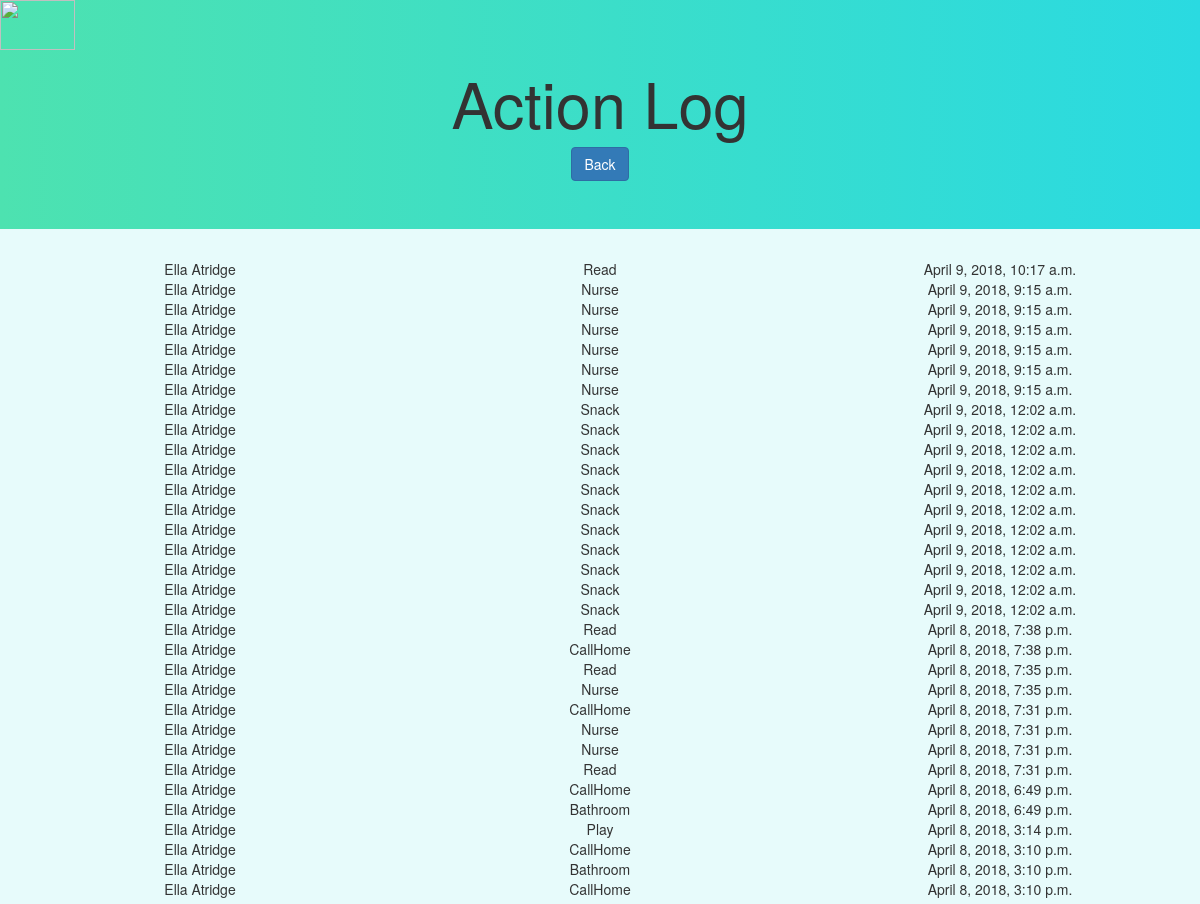
Page /actions/ (signed in, upper part) on the earlier database version.
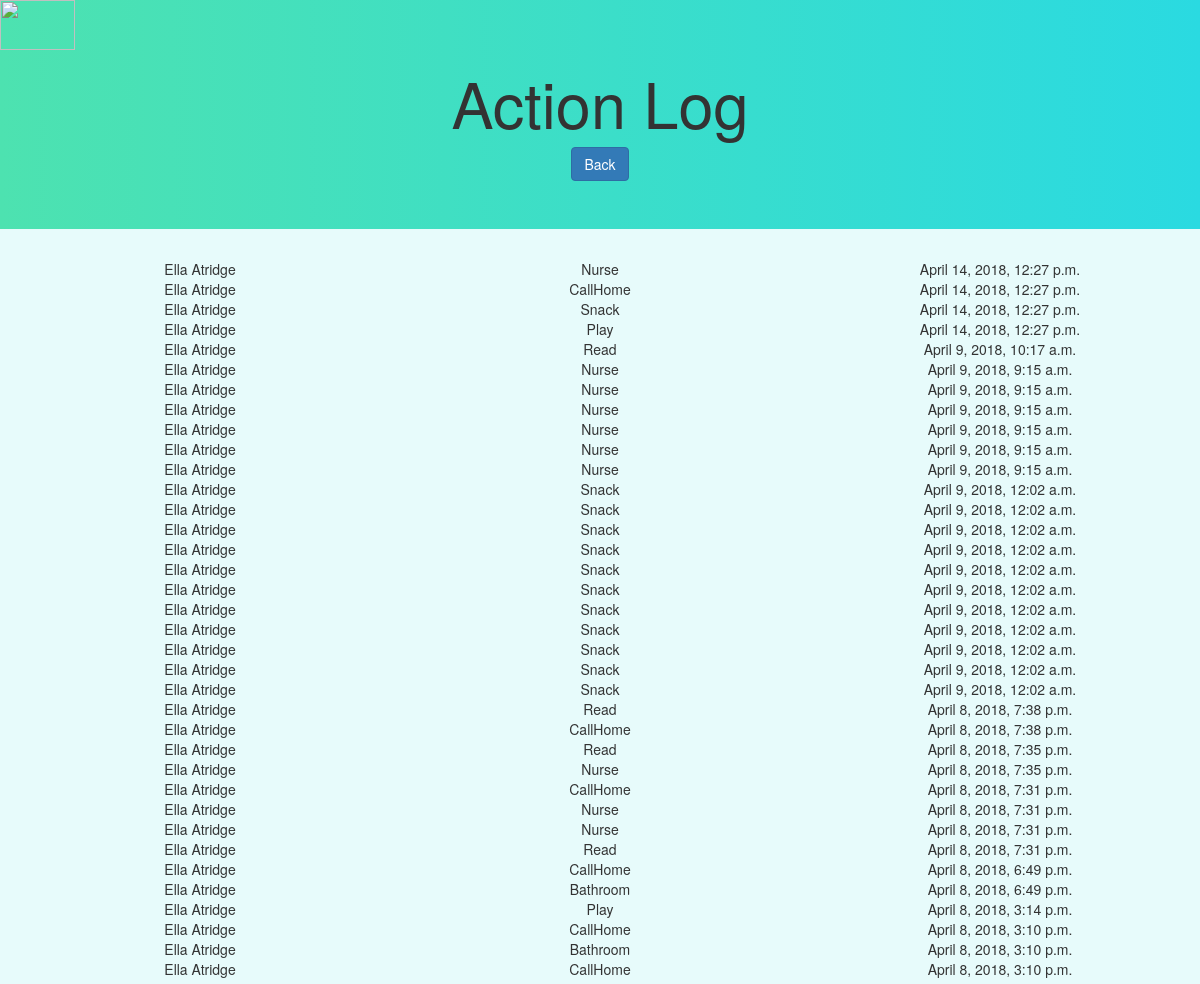
Same page on the later database version.
### webApp/models.py (models this page shows, shortened)
class Action(models.Model):
    ACTION_CHOICES = [('S', 'Snack'), ('P', 'Play'), ('O', 'Outside'), ('B', 'Bathroom'), ('C', 'CallHome'), ('N', 'Nurse'), ('R', 'Read')]
    time = models.DateTimeField()
    action = models.CharField(max_length=1, choices=ACTION_CHOICES)
    student = models.ForeignKey('Student', on_delete=models.CASCADE)
    class Meta:
        ordering = ['-time']

class Student(models.Model):
    first_name = models.CharField(max_length=50)
    last_name = models.CharField(max_length=50)
    date_of_birth = models.DateField()
    gender = models.CharField(max_length=10, choices=[('M', 'Male'), ('F', 'Female')])
    parent = models.ForeignKey(User, null=True, blank=True, on_delete=models.CASCADE)
    def __str__(self):
        return(self.first_name + ' ' + self.last_name)
    class Meta:
        unique_together = [("first_name", "last_name", "date_of_birth")]
        ordering = ['last_name']

### webApp/views.py (the view)
# urls.py: url(r'^actions/$', views.action_log, name='action_log'),
def action_log(request):
    if request.user.is_authenticated:
        if request.user.is_staff:
            actions = Action.objects.all()
            return render(request, 'action_log.html', {'actions': actions})
        else:
            return redirect('/unauth')
    else:
        return redirect('/accounts/login')

### webApp/templates/action_log.html (shortened to what this page needs)
{% extends "base.html" %}
{% block content %}
<img class ='logo' src='https://s3.amazonaws.com/easl-static/eASl_logo.png' height="50" width="75">
<div class="jumbotron text-center">
  <h1 class="text-center"> Action Log </h1>
  <input type=button class="btn btn-primary" value="Back" onClick="javascript:history.go(-1);">
</div>
{% for action in actions %}
  <div class="text-center">
    <div class="col-md-4">
      {{ action.student }}
    </div>
    <div class="col-md-4">
        {{ action.get_action_display }}
    </div>
    <div class="col-md-4">
        {{ action.time }}
    </div>
  </div>
{% endfor %}
{% endblock %}

Differences in the rows shown:
added Action: student "Ella Atridge", action "Nurse", time "April 14, 2018, 12:27 p.m."
added Action: student "Ella Atridge", action "CallHome", time "April 14, 2018, 12:27 p.m."
added Action: student "Ella Atridge", action "Snack", time "April 14, 2018, 12:27 p.m."
added Action: student "Ella Atridge", action "Play", time "April 14, 2018, 12:27 p.m."
